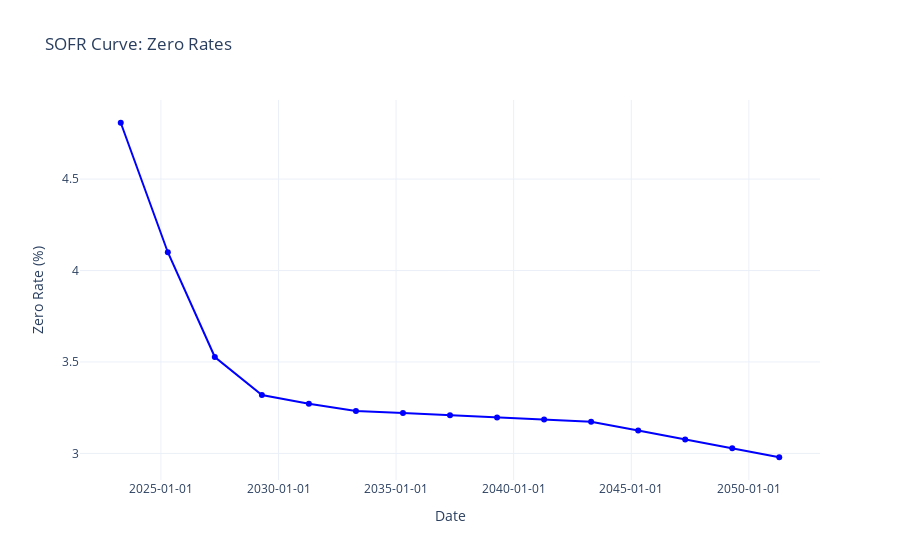
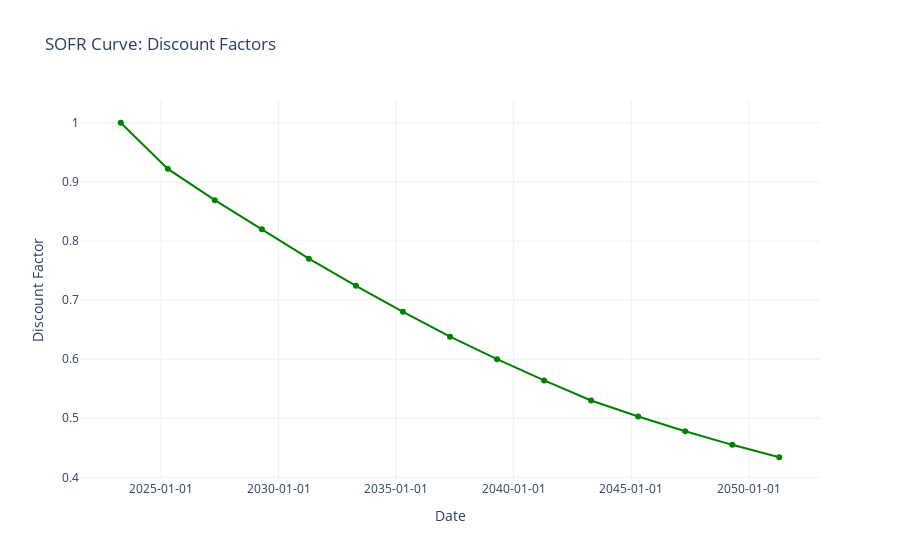

These figures' notebook cell, in order:
### Markdown cell above
## d. Plot the calibrated US SOFR Zero Interest Rates and Discount Factor curves

Plot the SOFR zero rates and discount factor curves by maturity. Follow section 1c in the QuantLib Advanced notebook.

### Code cell
import pandas as pd
import plotly.graph_objects as go

# Given DataFrame with the data
data = {
    'Date': ['2023-04-18', '2025-04-18', '2027-04-18', '2029-04-18', '2031-04-18', '2033-04-18',
             '2035-04-18', '2037-04-18', '2039-04-18', '2041-04-18', '2043-04-18', '2045-04-18',
             '2047-04-18', '2049-04-18', '2051-04-18'],
    'YearFrac': [0.000, 2.031, 4.058, 6.089, 8.117, 10.147, 12.175, 14.206, 16.233, 18.264, 20.292, 22.322, 24.350, 26.381, 28.408],
    'DiscountFactor': [1.000, 0.922, 0.869, 0.820, 0.770, 0.724, 0.680, 0.638, 0.600, 0.564, 0.530, 0.503, 0.478, 0.455, 0.434],
    'ZeroRate': [4.808, 4.100, 3.527, 3.319, 3.272, 3.232, 3.221, 3.209, 3.197, 3.185, 3.173, 3.125, 3.076, 3.028, 2.979]
}

df = pd.DataFrame(data)

# Plot for SOFR Zero Rates
fig_zero_rates = go.Figure()
fig_zero_rates.add_trace(go.Scatter(x=df['Date'], y=df['ZeroRate'], mode='lines+markers', name='Zero Rate',
                                    line=dict(color='blue')))
fig_zero_rates.update_layout(title='SOFR Curve: Zero Rates',
                             xaxis_title='Date',
                             yaxis_title='Zero Rate (%)',
                             template='plotly_white', xaxis=dict(tickformat='%Y-%m-%d'))
fig_zero_rates.show()

# Plot for SOFR Discount Factors
fig_discount_factors = go.Figure()
fig_discount_factors.add_trace(go.Scatter(x=df['Date'], y=df['DiscountFactor'], mode='lines+markers', name='Discount Factor',
                                          line=dict(color='green')))
fig_discount_factors.update_layout(title='SOFR Curve: Discount Factors',
                                   xaxis_title='Date',
                                   yaxis_title='Discount Factor',
                                   template='plotly_white', xaxis=dict(tickformat='%Y-%m-%d'))
fig_discount_factors.show()

### Figure 1 — Plotly figure (JSON) as saved in the notebook; plotly's stock layout.template omitted (floating-point values rounded to 4 significant figures)
{"data": [{"line": {"color": "blue"}, "mode": "lines+markers", "name": "Zero Rate", "type": "scatter", "x": ["2023-04-18", "2025-04-18", "2027-04-18", "2029-04-18", "2031-04-18", "2033-04-18", "2035-04-18", "2037-04-18", "2039-04-18", "2041-04-18", "2043-04-18", "2045-04-18", "2047-04-18", "2049-04-18", "2051-04-18"], "y": [4.808, 4.1, 3.527, 3.319, 3.272, 3.232, 3.221, 3.209, 3.197, 3.185, 3.173, 3.125, 3.076, 3.028, 2.979]}], "layout": {"title": {"text": "SOFR Curve: Zero Rates"}, "xaxis": {"tickformat": "%Y-%m-%d", "title": {"text": "Date"}}, "yaxis": {"title": {"text": "Zero Rate (%)"}}}}

### Figure 2 — Plotly figure (JSON) as saved in the notebook; plotly's stock layout.template omitted (floating-point values rounded to 4 significant figures)
{"data": [{"line": {"color": "green"}, "mode": "lines+markers", "name": "Discount Factor", "type": "scatter", "x": ["2023-04-18", "2025-04-18", "2027-04-18", "2029-04-18", "2031-04-18", "2033-04-18", "2035-04-18", "2037-04-18", "2039-04-18", "2041-04-18", "2043-04-18", "2045-04-18", "2047-04-18", "2049-04-18", "2051-04-18"], "y": [1, 0.922, 0.869, 0.82, 0.77, 0.724, 0.68, 0.638, 0.6, 0.564, 0.53, 0.503, 0.478, 0.455, 0.434]}], "layout": {"title": {"text": "SOFR Curve: Discount Factors"}, "xaxis": {"tickformat": "%Y-%m-%d", "title": {"text": "Date"}}, "yaxis": {"title": {"text": "Discount Factor"}}}}
